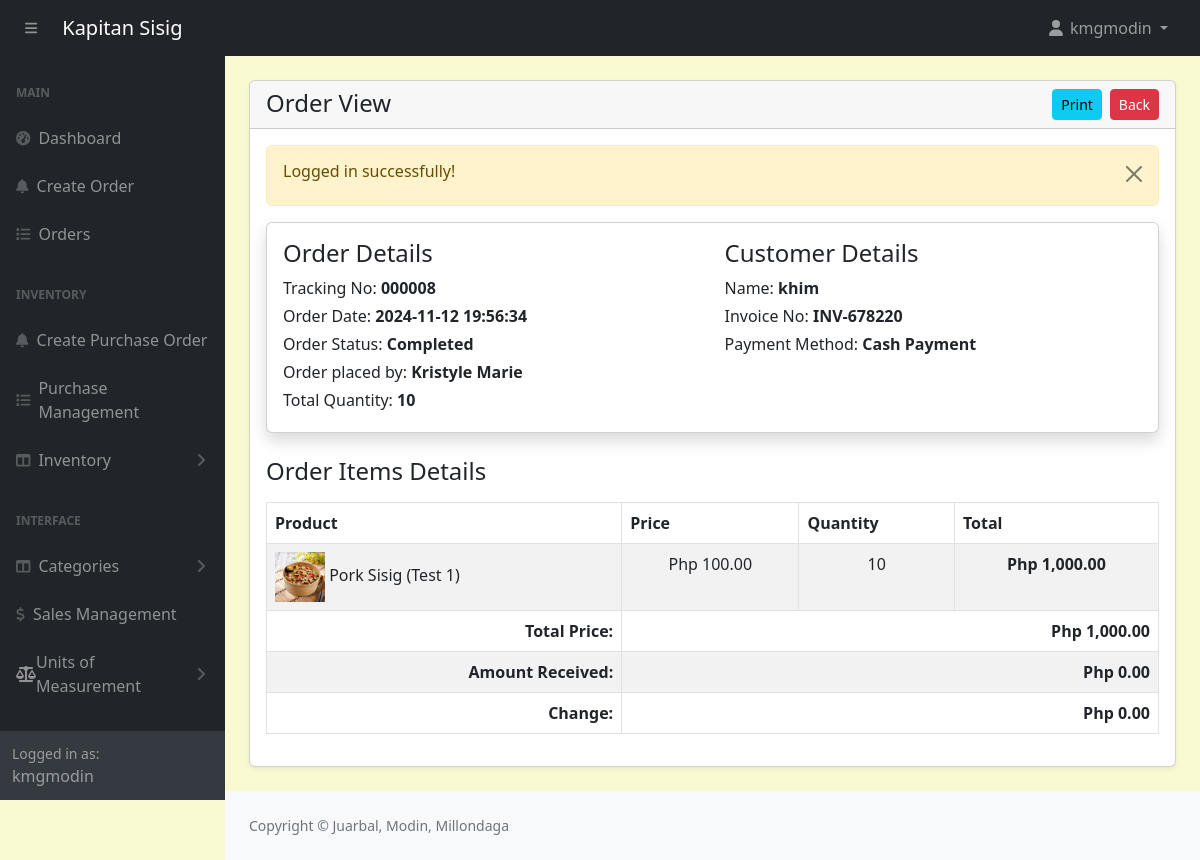
Before: /admin/orders-view.php?track=000008 (signed in) with the older database file.
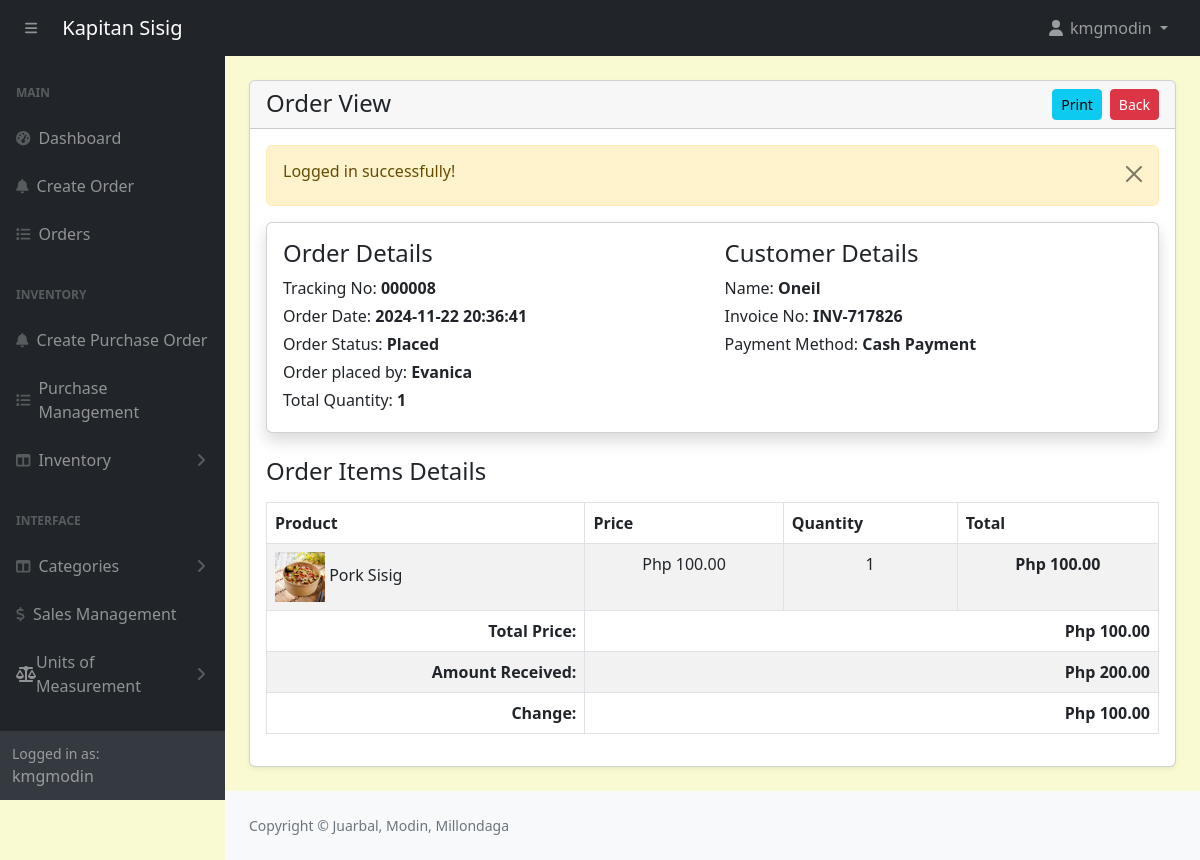
After: the same page with the newer database file.
### tables this page shows
CREATE TABLE `orders` (
  `id` int(11) NOT NULL,
  `customer_id` int(11) NOT NULL,
  `tracking_no` varchar(100) NOT NULL,
  `invoice_no` varchar(100) NOT NULL,
  `total_amount` varchar(100) NOT NULL,
  `amount_received` decimal(10,2) NOT NULL,
  `change_money` varchar(200) NOT NULL,
  `order_date` datetime DEFAULT NULL,
  `order_status` enum('Placed','Preparing','Completed','Cancelled') NOT NULL DEFAULT 'Placed' COMMENT 'placed, preparing, completed, cancelled',
  `payment_mode` varchar(100) NOT NULL COMMENT 'cash,online',
  `order_placed_by_id` varchar(100) NOT NULL
);

CREATE TABLE `customers` (
  `id` int(11) NOT NULL,
  `name` varchar(566) NOT NULL
);

CREATE TABLE `order_items` (
  `id` int(11) NOT NULL,
  `order_id` int(11) NOT NULL,
  `product_id` int(11) NOT NULL,
  `price` varchar(100) NOT NULL,
  `quantity` varchar(100) NOT NULL
);

CREATE TABLE `products` (
  `id` int(11) NOT NULL,
  `category_id` int(11) NOT NULL,
  `productname` varchar(191) NOT NULL,
  `description` varchar(191) NOT NULL,
  `price` decimal(10,2) NOT NULL,
  `image` varchar(255) NOT NULL,
  `created_at` date NOT NULL DEFAULT current_timestamp(),
  `quantity` int(11) NOT NULL
);

### config/function.php (called while the page is built, shortened)
<?php
require 'dbcon.php';
function validate($inputData){
    global $conn;
    $validatedData = mysqli_real_escape_string($conn, $inputData);
    return trim($validatedData);
}
?>

### admin/orders-view.php (the view, shortened to what the changed rows need)
<?php include('includes/header.php'); ?>
<div class="container-fluid px-4 mb-4">
    <div class="card mt-4 shadow-sm">
        <div class="card-body">
        <?php
        if (isset($_GET['track'])) {
                ?>
                <?php
            $trackingNo = validate($_GET['track']);
            $query = "SELECT o.*, c.* FROM orders o
                      INNER JOIN customers c ON c.id = o.customer_id
                      WHERE o.tracking_no = '$trackingNo' ORDER BY o.id DESC";
            $orders = mysqli_query($conn, $query);
            $orderItemQuery = "SELECT oi.quantity AS orderItemQuantity, oi.price AS orderItemPrice, p.*, o.*
                               FROM orders o
                               INNER JOIN order_items oi ON oi.order_id = o.id
                               INNER JOIN products p ON p.id = oi.product_id
                               WHERE o.tracking_no = '$trackingNo'";
            $orderItemsRes = mysqli_query($conn, $orderItemQuery);
            if ($orders && mysqli_num_rows($orders) > 0) {
                $orderData = mysqli_fetch_assoc($orders);
                $totalQuantity = 0;
                if ($orderItemsRes && mysqli_num_rows($orderItemsRes) > 0) {
                    while ($orderItemRow = mysqli_fetch_assoc($orderItemsRes)) {
                        $totalQuantity += $orderItemRow['orderItemQuantity'];
                    }
                }
                mysqli_data_seek($orderItemsRes, 0);
                ?>
                <div class="card card-body shadow border-1 mb-4">
                    <div class="row">
                        <div class="col-md-6">
                            <h4>Order Details</h4>
                            <label class="mb-1">
                                Tracking No: <span class="fw-bold"><?= htmlspecialchars($orderData['tracking_no'], ENT_QUOTES, 'UTF-8'); ?></span>
                            </label>
                            <br/>
                            <label class="mb-1">
                                Order Date: <span class="fw-bold"><?= htmlspecialchars($orderData['order_date'], ENT_QUOTES, 'UTF-8'); ?></span>
                            </label>
                            <br/>
                            <label class="mb-1">
                                Order Status: <span class="fw-bold"><?= htmlspecialchars($orderData['order_status'], ENT_QUOTES, 'UTF-8'); ?></span>
                            </label>
                            <br/>
                            <label class="mb-1">
                                Order placed by: <span class="fw-bold"><?= htmlspecialchars($orderData['order_placed_by_id'], ENT_QUOTES, 'UTF-8'); ?></span>
                            </label>
                            <br/>
                            <label class="mb-1">
                                Total Quantity: <span class="fw-bold"><?= htmlspecialchars($totalQuantity, ENT_QUOTES, 'UTF-8'); ?></span>
                            </label>
                            <br/>
                        </div>
                        <div class="col-md-6">
                            <h4>Customer Details</h4>
                            <label class="mb-1">
                                Name: <span class="fw-bold"><?= htmlspecialchars($orderData['name'], ENT_QUOTES, 'UTF-8'); ?></span>
                            </label>
                            <br/>
                            <label class="mb-1">
                                Invoice No: <span class="fw-bold"><?= htmlspecialchars($orderData['invoice_no'], ENT_QUOTES, 'UTF-8'); ?></span>
                            </label>
                            <br/>
                            <label class="mb-1">
                                Payment Method: <span class="fw-bold"><?= htmlspecialchars($orderData['payment_mode'], ENT_QUOTES, 'UTF-8'); ?></span>
                            </label>
                            <br/>
                        </div>
                    </div>
                </div>
                <h4 class="my-3">Order Items Details</h4>
                <table class="table table-bordered table-striped">
                    <thead>
                        <tr>
                            <th>Product</th>
                            <th>Price</th>
                            <th>Quantity</th>
                            <th>Total</th>
                        </tr>
                    </thead>
                    <tbody>
                        <?php
                        while ($orderItemRow = mysqli_fetch_assoc($orderItemsRes)) {
                            $itemTotal = $orderItemRow['orderItemPrice'] * $orderItemRow['orderItemQuantity'];
                            ?>
                            <tr>
                                <td>
                                    <img src="<?= $orderItemRow['image'] != '' ? '../'.$orderItemRow['image'] : '../pics/uploads/no-img.jpg'; ?>"
                                         style="width:50px;height:50px;" alt="Img"/>
                                    <?= htmlspecialchars($orderItemRow['productname'], ENT_QUOTES, 'UTF-8'); ?>
                                </td>
                                <td class="text-center">Php <?= number_format($orderItemRow['orderItemPrice'], 2); ?></td>
                                <td class="text-center"><?= $orderItemRow['orderItemQuantity']; ?></td>
                                <td class="fw-bold text-center">Php <?= number_format($itemTotal, 2); ?></td>
                            </tr>
                            <?php
                        }
                        ?>
                        <tr>
                            <td class="text-end fw-bold">Total Price: </td>
                            <td colspan="3" class="text-end fw-bold">Php <?= number_format($orderData['total_amount'], 2); ?></td>
                        </tr>
                        <tr>
                            <td class="text-end fw-bold">Amount Received: </td>
                            <td colspan="3" class="text-end fw-bold">Php <?= number_format($orderData['amount_received'], 2); ?></td>
                        </tr>
                        <tr>
                            <td class="text-end fw-bold">Change: </td>
                            <td colspan="3" class="text-end fw-bold">Php <?= number_format($orderData['change_money'], 2); ?></td>
                        </tr>
                    </tbody>
                </table>
                <?php
            } else {
                echo '<h5>No record found!</h5>';
            }
        }
        ?>
        </div>
    </div>
</div>
<?php include('includes/footer.php'); ?>

Changed rows visible on the page:
removed orders: tracking_no "000008", order_date "2024-11-12 19:56:34", order_status "Completed", order_placed_by "Kristyle Marie", customer.name "khim", invoice_no "INV-678220", payment_mode "Cash Payment", total_amount "1,000.00", amount_received "0.00", change_money "0.00"
removed order_items: product.productname "Pork Sisig (Test 1)", price "100.00", quantity "10", itemTotal "1,000.00"
added orders: tracking_no "000008", order_date "2024-11-22 20:36:41", order_status "Placed", order_placed_by "Evanica", customer.name "Oneil", invoice_no "INV-717826", payment_mode "Cash Payment", total_amount "100.00", amount_received "200.00", change_money "100.00"
now on this page (row edited): order_items: product.productname "Pork Sisig", price "100.00", quantity "1"
Other visible differences:
$totalQuantity: "10" → "1"
